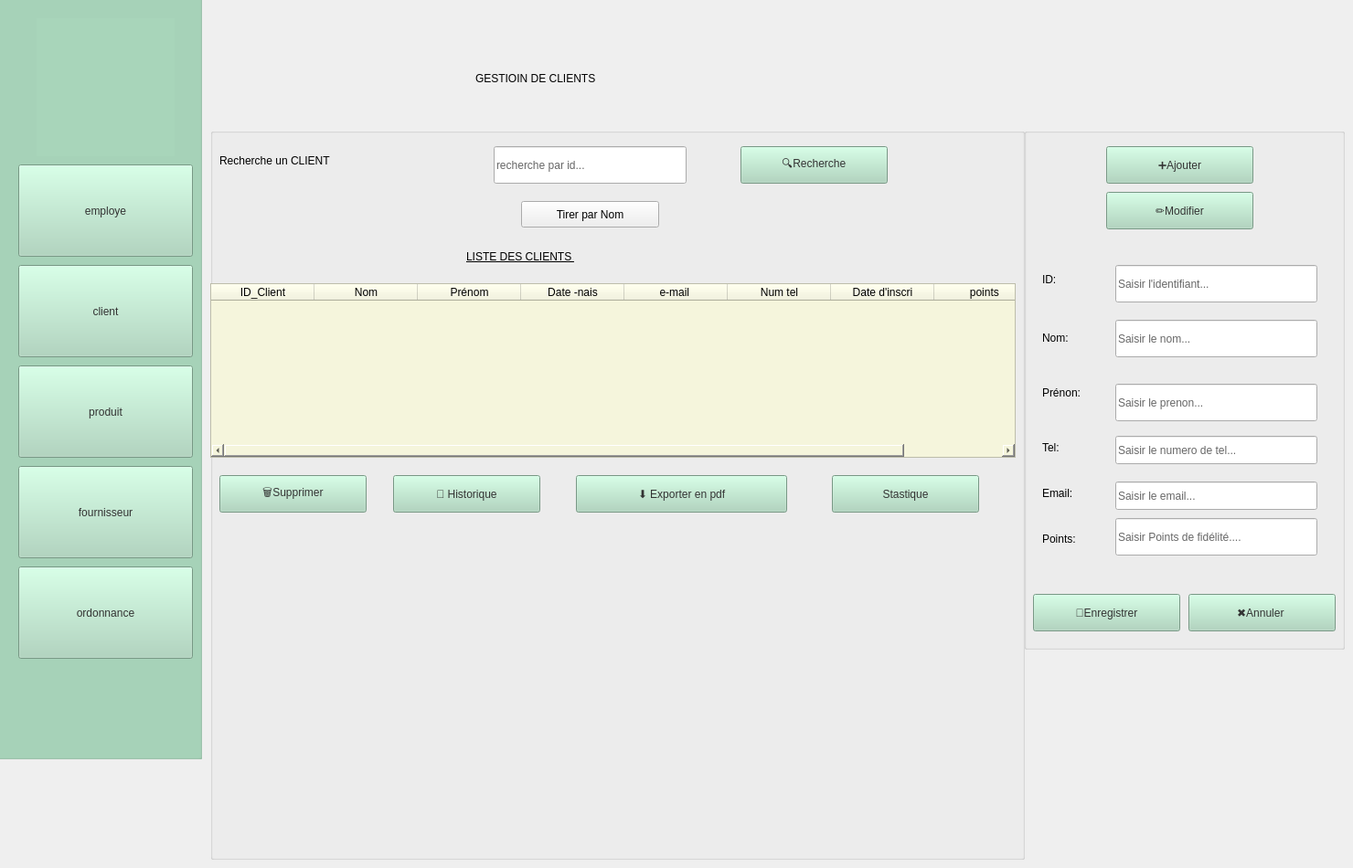
    <widget class="QWidget" name="client">
     <widget class="QGroupBox" name="groupBox2_2">
      <property name="geometry">
       <rect>
        <x>230</x>
        <y>140</y>
        <width>891</width>
        <height>801</height>
       </rect>
      </property>
      <property name="title">
       <string/>
      </property>
      <widget class="QLabel" name="Titre2_3">
       <property name="geometry">
        <rect>
         <x>280</x>
         <y>120</y>
         <width>231</width>
         <height>41</height>
        </rect>
       </property>
       <property name="styleSheet">
        <string notr="true">color: rgb(0, 0, 0);
text-decoration: underline;
font: 9pt &quot;Segoe UI&quot;;
font: 16pt &quot;Segoe UI&quot;;</string>
       </property>
       <property name="text">
        <string>LISTE DES CLIENTS </string>
       </property>
      </widget>
      <widget class="QPushButton" name="brecherche_3">
       <property name="geometry">
        <rect>
         <x>580</x>
         <y>20</y>
         <width>161</width>
         <height>41</height>
        </rect>
       </property>
       <property name="styleSheet">
        <string notr="true">background-color: rgb(168, 213, 186);
font: 14pt &quot;Segoe UI&quot;;
color: rgb(51, 51, 51);</string>
       </property>
       <property name="text">
        <string>🔍Recherche</string>
       </property>
      </widget>
      <widget class="QPushButton" name="bhistorique_3">
       <property name="geometry">
        <rect>
         <x>200</x>
         <y>380</y>
         <width>161</width>
         <height>41</height>
        </rect>
       </property>
       <property name="styleSheet">
        <string notr="true">background-color: rgb(168, 213, 186);
font: 14pt &quot;Segoe UI&quot;;
color: rgb(51, 51, 51);</string>
       </property>
       <property name="text">
        <string>📜 Historique</string>
       </property>
      </widget>
      <widget class="QPushButton" name="bexporter_3">
       <property name="geometry">
        <rect>
         <x>400</x>
         <y>380</y>
         <width>231</width>
         <height>41</height>
        </rect>
       </property>
       <property name="styleSheet">
        <string notr="true">background-color: rgb(168, 213, 186);
font: 14pt &quot;Segoe UI&quot;;
color: rgb(51, 51, 51);</string>
       </property>
       <property name="text">
        <string>⬇ Exporter en pdf</string>
       </property>
      </widget>
      <widget class="QLineEdit" name="lineEdit_3">
       <property name="geometry">
        <rect>
         <x>310</x>
         <y>20</y>
         <width>211</width>
         <height>41</height>
        </rect>
       </property>
       <property name="styleSheet">
        <string notr="true">color: rgb(102, 102, 102);
font: 11pt &quot;Segoe UI&quot;;
</string>
       </property>
       <property name="text">
        <string>recherche par id...</string>
       </property>
      </widget>
      <widget class="QLabel" name="label_15">
       <property name="geometry">
        <rect>
         <x>10</x>
         <y>20</y>
         <width>251</width>
         <height>31</height>
        </rect>
       </property>
       <property name="styleSheet">
        <string notr="true">color: rgb(0, 0, 0);
font: 16pt &quot;Segoe UI&quot;;</string>
       </property>
       <property name="text">
        <string>Recherche un CLIENT</string>
       </property>
      </widget>
      <widget class="QPushButton" name="pushButton_20">
       <property name="geometry">
        <rect>
         <x>340</x>
         <y>80</y>
         <width>151</width>
         <height>29</height>
        </rect>
       </property>
       <property name="styleSheet">
        <string notr="true">color: rgb(0, 0, 0);
font: 12pt &quot;Segoe UI&quot;;</string>
       </property>
       <property name="text">
        <string>Tirer par Nom</string>
       </property>
      </widget>
      <widget class="QPushButton" name="bsupprimer_3">
       <property name="geometry">
        <rect>
         <x>10</x>
         <y>380</y>
         <width>161</width>
         <height>41</height>
        </rect>
       </property>
       <property name="styleSheet">
        <string notr="true">background-color: rgb(168, 213, 186);
font: 14pt &quot;Segoe UI&quot;;
color: rgb(51, 51, 51);</string>
       </property>
       <property name="text">
        <string>🗑Supprimer</string>
       </property>
      </widget>
      <widget class="QTableWidget" name="tableWidget_3">
       <property name="geometry">
        <rect>
         <x>0</x>
         <y>170</y>
         <width>881</width>
         <height>191</height>
        </rect>
       </property>
       <property name="styleSheet">
        <string notr="true">background-color: rgb(245, 245, 220);
font: 10pt &quot;Segoe UI&quot;;
color: rgb(0, 0, 0);</string>
       </property>
       <attribute name="horizontalHeaderDefaultSectionSize">
        <number>113</number>
       </attribute>
       <column>
        <property name="text">
         <string>ID_Client</string>
        </property>
       </column>
       <column>
        <property name="text">
         <string>Nom</string>
        </property>
       </column>
       <column>
        <property name="text">
         <string>Prénom</string>
        </property>
       </column>
       <column>
        <property name="text">
         <string>Date -nais</string>
        </property>
       </column>
       <column>
        <property name="text">
         <string>e-mail </string>
        </property>
       </column>
       <column>
        <property name="text">
         <string>Num tel</string>
        </property>
       </column>
       <column>
        <property name="text">
         <string>Date d'inscri</string>
        </property>
       </column>
       <column>
        <property name="text">
         <string>points </string>
        </property>
       </column>
      </widget>
      <widget class="QPushButton" name="bhistorique_4">
       <property name="geometry">
        <rect>
         <x>680</x>
         <y>380</y>
         <width>161</width>
         <height>41</height>
        </rect>
       </property>
       <property name="styleSheet">
        <string notr="true">background-color: rgb(168, 213, 186);
font: 14pt &quot;Segoe UI&quot;;
color: rgb(51, 51, 51);</string>
       </property>
       <property name="text">
        <string>Stastique</string>
       </property>
      </widget>
      <widget class="QLabel" name="afficestat">
       <property name="geometry">
        <rect>
         <x>120</x>
         <y>460</y>
         <width>681</width>
         <height>221</height>
        </rect>
       </property>
       <property name="text">
        <string/>
       </property>
      </widget>
     </widget>
     <widget class="QLabel" name="titgr_2">
      <property name="geometry">
       <rect>
        <x>520</x>
        <y>60</y>
        <width>471</width>
        <height>51</height>
       </rect>
      </property>
      <property name="whatsThis">
       <string>&lt;html&gt;&lt;head/&gt;&lt;body&gt;&lt;p align=&quot;center&quot;&gt;&lt;br/&gt;&lt;/p&gt;&lt;/body&gt;&lt;/html&gt;</string>
      </property>
      <property name="styleSheet">
       <string notr="true">font: 28pt &quot;Segoe UI&quot;;
color: rgb(0, 0, 0);</string>
      </property>
      <property name="text">
       <string>GESTIOIN DE CLIENTS</string>
      </property>
     </widget>
     <widget class="QGroupBox" name="groupBox_3">
      <property name="geometry">
       <rect>
        <x>1120</x>
        <y>140</y>
        <width>351</width>
        <height>571</height>
       </rect>
      </property>
      <property name="title">
       <string/>
      </property>
      <widget class="QPushButton" name="bajouter_3">
       <property name="geometry">
        <rect>
         <x>90</x>
         <y>20</y>
         <width>161</width>
         <height>41</height>
        </rect>
       </property>
       <property name="styleSheet">
        <string notr="true">background-color: rgb(168, 213, 186);
font: 14pt &quot;Segoe UI&quot;;
color: rgb(51, 51, 51);</string>
       </property>
       <property name="text">
        <string>➕Ajouter</string>
       </property>
      </widget>
      <widget class="QPushButton" name="bmodifier_3">
       <property name="geometry">
        <rect>
         <x>90</x>
         <y>70</y>
         <width>161</width>
         <height>41</height>
        </rect>
       </property>
       <property name="styleSheet">
        <string notr="true">background-color: rgb(168, 213, 186);
font: 14pt &quot;Segoe UI&quot;;
color: rgb(51, 51, 51);</string>
       </property>
       <property name="text">
        <string>✏️Modifier</string>
       </property>
      </widget>
      <widget class="QLabel" name="non_4">
       <property name="geometry">
        <rect>
         <x>20</x>
         <y>140</y>
         <width>41</width>
         <height>51</height>
        </rect>
       </property>
       <property name="styleSheet">
        <string notr="true">font: 11pt &quot;Segoe UI&quot;;
color: rgb(0, 0, 0);
</string>
       </property>
       <property name="text">
        <string>ID:</string>
       </property>
      </widget>
      <widget class="QLabel" name="label_22">
       <property name="geometry">
        <rect>
         <x>20</x>
         <y>220</y>
         <width>63</width>
         <height>20</height>
        </rect>
       </property>
       <property name="styleSheet">
        <string notr="true">font: 11pt &quot;Segoe UI&quot;;
color: rgb(0, 0, 0);</string>
       </property>
       <property name="text">
        <string>Nom:</string>
       </property>
      </widget>
      <widget class="QLabel" name="label_23">
       <property name="geometry">
        <rect>
         <x>20</x>
         <y>280</y>
         <width>63</width>
         <height>20</height>
        </rect>
       </property>
       <property name="styleSheet">
        <string notr="true">font: 11pt &quot;Segoe UI&quot;;
color: rgb(0, 0, 0);</string>
       </property>
       <property name="text">
        <string>Prénon:</string>
       </property>
      </widget>
      <widget class="QLabel" name="label_24">
       <property name="geometry">
        <rect>
         <x>20</x>
         <y>340</y>
         <width>63</width>
         <height>20</height>
        </rect>
       </property>
       <property name="styleSheet">
        <string notr="true">font: 11pt &quot;Segoe UI&quot;;
color: rgb(0, 0, 0);</string>
       </property>
       <property name="text">
        <string>Tel:</string>
       </property>
      </widget>
      <widget class="QLabel" name="label_25">
       <property name="geometry">
        <rect>
         <x>20</x>
         <y>390</y>
         <width>63</width>
         <height>20</height>
        </rect>
       </property>
       <property name="styleSheet">
        <string notr="true">font: 11pt &quot;Segoe UI&quot;;
color: rgb(0, 0, 0);</string>
       </property>
       <property name="text">
        <string>Email:</string>
       </property>
      </widget>
      <widget class="QLabel" name="label_26">
       <property name="geometry">
        <rect>
         <x>20</x>
         <y>440</y>
         <width>63</width>
         <height>20</height>
        </rect>
       </property>
       <property name="styleSheet">
        <string notr="true">font: 11pt &quot;Segoe UI&quot;;
color: rgb(0, 0, 0);</string>
       </property>
       <property name="text">
        <string>Points:</string>
       </property>
      </widget>
      <widget class="QLineEdit" name="lineid_4">
       <property name="geometry">
        <rect>
         <x>100</x>
         <y>150</y>
         <width>221</width>
         <height>41</height>
        </rect>
       </property>
       <property name="styleSheet">
        <string notr="true">color: rgb(102, 102, 102);
font: 11pt &quot;Segoe UI&quot;;</string>
       </property>
       <property name="text">
        <string>Saisir l'identifiant...</string>
       </property>
      </widget>
      <widget class="QLineEdit" name="linenom_5">
       <property name="geometry">
        <rect>
         <x>100</x>
         <y>210</y>
         <width>221</width>
         <height>41</height>
        </rect>
       </property>
       <property name="styleSheet">
        <string notr="true">color: rgb(102, 102, 102);
font: 11pt &quot;Segoe UI&quot;;</string>
       </property>
       <property name="text">
        <string>Saisir le nom...</string>
       </property>
      </widget>
      <widget class="QLineEdit" name="lineprenon_4">
       <property name="geometry">
        <rect>
         <x>100</x>
         <y>280</y>
         <width>221</width>
         <height>41</height>
        </rect>
       </property>
       <property name="styleSheet">
        <string notr="true">color: rgb(102, 102, 102);
font: 11pt &quot;Segoe UI&quot;;</string>
       </property>
       <property name="text">
        <string>Saisir le prenon...</string>
       </property>
      </widget>
      <widget class="QLineEdit" name="linetel_4">
       <property name="geometry">
        <rect>
         <x>100</x>
         <y>337</y>
         <width>221</width>
         <height>31</height>
        </rect>
       </property>
       <property name="styleSheet">
        <string notr="true">color: rgb(102, 102, 102);
font: 11pt &quot;Segoe UI&quot;;</string>
       </property>
       <property name="text">
        <string>Saisir le numero de tel...</string>
       </property>
      </widget>
      <widget class="QLineEdit" name="lineemail_4">
       <property name="geometry">
        <rect>
         <x>100</x>
         <y>387</y>
         <width>221</width>
         <height>31</height>
        </rect>
       </property>
       <property name="styleSheet">
        <string notr="true">color: rgb(102, 102, 102);
font: 11pt &quot;Segoe UI&quot;;</string>
       </property>
       <property name="text">
        <string>Saisir le email...</string>
       </property>
      </widget>
      <widget class="QLineEdit" name="linepoints_3">
       <property name="geometry">
        <rect>
         <x>100</x>
         <y>427</y>
         <width>221</width>
         <height>41</height>
        </rect>
       </property>
       <property name="styleSheet">
        <string notr="true">color: rgb(102, 102, 102);
font: 11pt &quot;Segoe UI&quot;;</string>
       </property>
       <property name="text">
        <string>Saisir Points de fidélité....</string>
       </property>
      </widget>
      <widget class="QPushButton" name="pushButton_21">
       <property name="geometry">
        <rect>
         <x>10</x>
         <y>510</y>
         <width>161</width>
         <height>41</height>
        </rect>
       </property>
       <property name="styleSheet">
        <string notr="true">background-color: rgb(168, 213, 186);
font: 14pt &quot;Segoe UI&quot;;
color: rgb(51, 51, 51);</string>
       </property>
       <property name="text">
        <string>💾Enregistrer</string>
       </property>
      </widget>
      <widget class="QPushButton" name="pushButton_22">
       <property name="geometry">
        <rect>
         <x>180</x>
         <y>510</y>
         <width>161</width>
         <height>41</height>
        </rect>
       </property>
       <property name="styleSheet">
        <string notr="true">background-color: rgb(168, 213, 186);
font: 14pt &quot;Segoe UI&quot;;
color: rgb(51, 51, 51);</string>
       </property>
       <property name="text">
        <string>✖Annuler </string>
       </property>
      </widget>
     </widget>
     <widget class="QGroupBox" name="menu_2">
      <property name="geometry">
       <rect>
        <x>-10</x>
        <y>-20</y>
        <width>231</width>
        <height>851</height>
       </rect>
      </property>
      <property name="styleSheet">
       <string notr="true">background-color: rgb(168, 213, 186);</string>
      </property>
      <property name="title">
       <string/>
      </property>
      <widget class="QPushButton" name="bem_3">
       <property name="geometry">
        <rect>
         <x>30</x>
         <y>200</y>
         <width>191</width>
         <height>101</height>
        </rect>
       </property>
       <property name="styleSheet">
        <string notr="true">background-color: rgb(168, 213, 186);
border-color: rgb(0, 0, 0);
color: rgb(51, 51, 51);
font: 18pt &quot;Segoe UI&quot;;</string>
       </property>
       <property name="text">
        <string>employe</string>
       </property>
      </widget>
      <widget class="QPushButton" name="bc_3">
       <property name="geometry">
        <rect>
         <x>30</x>
         <y>310</y>
         <width>191</width>
         <height>101</height>
        </rect>
       </property>
       <property name="styleSheet">
        <string notr="true">background-color: rgb(168, 213, 186);
color: rgb(51, 51, 51);
font: 18pt &quot;Segoe UI&quot;;
</string>
       </property>
       <property name="text">
        <string>client</string>
       </property>
      </widget>
      <widget class="QPushButton" name="bo_3">
       <property name="geometry">
        <rect>
         <x>30</x>
         <y>640</y>
         <width>191</width>
         <height>101</height>
        </rect>
       </property>
       <property name="styleSheet">
        <string notr="true">background-color: rgb(168, 213, 186);
color: rgb(51, 51, 51);
font: 18pt &quot;Segoe UI&quot;;</string>
       </property>
       <property name="text">
        <string>ordonnance</string>
       </property>
      </widget>
      <widget class="QLabel" name="label_7">
       <property name="geometry">
        <rect>
         <x>50</x>
         <y>40</y>
         <width>151</width>
         <height>151</height>
        </rect>
       </property>
       <property name="styleSheet">
        <string notr="true">background-image: url(:/logo1.png);</string>
       </property>
       <property name="text">
        <string/>
       </property>
      </widget>
      <widget class="QPushButton" name="bp_3">
       <property name="geometry">
        <rect>
         <x>30</x>
         <y>420</y>
         <width>191</width>
         <height>101</height>
        </rect>
       </property>
       <property name="styleSheet">
        <string notr="true">background-color: rgb(168, 213, 186);
color: rgb(51, 51, 51);
font: 18pt &quot;Segoe UI&quot;;
</string>
       </property>
       <property name="text">
        <string>produit</string>
       </property>
      </widget>
      <widget class="QPushButton" name="bf_3">
       <property name="geometry">
        <rect>
         <x>30</x>
         <y>530</y>
         <width>191</width>
         <height>101</height>
        </rect>
       </property>
       <property name="styleSheet">
        <string notr="true">background-color: rgb(168, 213, 186);
color: rgb(51, 51, 51);
font: 18pt &quot;Segoe UI&quot;;
</string>
       </property>
       <property name="text">
        <string>fournisseur</string>
       </property>
      </widget>
     </widget>
    </widget>
